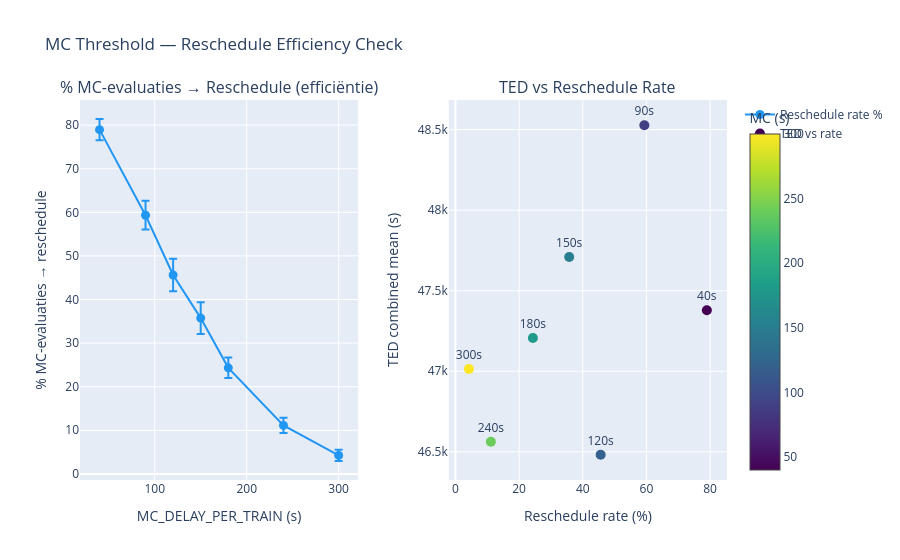

This figure's notebook cell:
### Code cell
import plotly.graph_objects as go
from plotly.subplots import make_subplots

efficiency = raw.copy()

# Correcte reschedule rate: n_rescheduled / n_evaluated (MC-evaluaties na beide frequentiechecks)
efficiency['reschedule_rate_%'] = (
    efficiency['n_rescheduled']
    / efficiency['n_evaluated'].replace(0, float('nan')) * 100
)

eff_agg = (
    efficiency
    .groupby('mc_delay_per_train')
    .agg(
        reschedule_rate_mean = ('reschedule_rate_%', 'mean'),
        reschedule_rate_std  = ('reschedule_rate_%', 'std'),
        n_rescheduled_mean   = ('n_rescheduled',     'mean'),
        n_evaluated_mean     = ('n_evaluated',        'mean'),
        n_skipped_mean       = ('n_skipped',          'mean'),
        n_fcfs_mean          = ('n_fcfs_fallback',    'mean'),
        TED_mean             = ('TED_combined',       'mean'),
    )
    .reset_index()
)

print("Reschedule efficiency per MC_DELAY_PER_TRAIN waarde:")
print(eff_agg[[
    'mc_delay_per_train', 'n_evaluated_mean', 'n_rescheduled_mean',
    'n_skipped_mean', 'n_fcfs_mean', 'reschedule_rate_mean', 'TED_mean'
]].round(2).to_string(index=False))

# ── Interactieve plot ─────────────────────────────────────────────────────────
fig = make_subplots(
    rows=1, cols=2,
    subplot_titles=[
        '% MC-evaluaties → Reschedule (efficiëntie)',
        'TED vs Reschedule Rate',
    ],
    horizontal_spacing=0.14,
)

mc_vals = eff_agg['mc_delay_per_train'].tolist()

def hover_eff(row):
    return (
        f"<b>MC={row['mc_delay_per_train']}s</b><br>"
        f"Reschedule rate: {row['reschedule_rate_mean']:.1f}% "
        f"(±{row['reschedule_rate_std']:.1f}%)<br>"
        f"MC-evaluaties:   {row['n_evaluated_mean']:.1f}<br>"
        f"→ rescheduled:   {row['n_rescheduled_mean']:.1f}<br>"
        f"→ skipped:       {row['n_skipped_mean']:.1f}<br>"
        f"→ fcfs fallback: {row['n_fcfs_mean']:.1f}<br>"
        f"TED mean:        {row['TED_mean']:.0f}s"
    )

hover_texts = eff_agg.apply(hover_eff, axis=1).tolist()

fig.add_trace(go.Scatter(
    x=mc_vals,
    y=eff_agg['reschedule_rate_mean'],
    error_y=dict(type='data', array=eff_agg['reschedule_rate_std'].tolist(), visible=True),
    mode='lines+markers',
    marker=dict(size=9, color='#2196F3'),
    line=dict(width=2),
    name='Reschedule rate %',
    hovertemplate='%{customdata}<extra></extra>',
    customdata=hover_texts,
), row=1, col=1)

fig.add_trace(go.Scatter(
    x=eff_agg['reschedule_rate_mean'],
    y=eff_agg['TED_mean'],
    mode='markers+text',
    marker=dict(
        size=10,
        color=mc_vals,
        colorscale='Viridis',
        colorbar=dict(title='MC (s)', x=1.02),
        showscale=True,
    ),
    text=[f"{v}s" for v in mc_vals],
    textposition='top center',
    name='TED vs rate',
    hovertemplate='%{customdata}<extra></extra>',
    customdata=hover_texts,
), row=1, col=2)

fig.update_xaxes(title_text='MC_DELAY_PER_TRAIN (s)', row=1, col=1)
fig.update_yaxes(title_text='% MC-evaluaties → reschedule', row=1, col=1)
fig.update_xaxes(title_text='Reschedule rate (%)', row=1, col=2)
fig.update_yaxes(title_text='TED combined mean (s)', row=1, col=2)
fig.update_layout(title_text='MC Threshold — Reschedule Efficiency Check')
fig.show()

### Figure 1 — Plotly figure (JSON) as saved in the notebook; plotly's stock layout.template omitted (floating-point values rounded to 4 significant figures)
{"data": [{"customdata": ["<b>MC=40.0s</b><br>Reschedule rate: 79.0% (±2.4%)<br>MC-evaluaties:   105.2<br>→ rescheduled:   83.0<br>→ skipped:       10807.5<br>→ fcfs fallback: 0.0<br>TED mean:        47379s", "<b>MC=90.0s</b><br>Reschedule rate: 59.3% (±3.3%)<br>MC-evaluaties:   117.2<br>→ rescheduled:   69.5<br>→ skipped:       10831.2<br>→ fcfs fallback: 0.0<br>TED mean:        48528s", "<b>MC=120.0s</b><br>Reschedule rate: 45.6% (±3.7%)<br>MC-evaluaties:   127.8<br>→ rescheduled:   58.2<br>→ skipped:       10831.5<br>→ fcfs fallback: 0.0<br>TED mean:        46482s", "<b>MC=150.0s</b><br>Reschedule rate: 35.7% (±3.6%)<br>MC-evaluaties:   136.9<br>→ rescheduled:   48.8<br>→ skipped:       10847.5<br>→ fcfs fallback: 0.0<br>TED mean:        47710s", "<b>MC=180.0s</b><br>Reschedule rate: 24.3% (±2.4%)<br>MC-evaluaties:   149.2<br>→ rescheduled:   36.2<br>→ skipped:       10867.5<br>→ fcfs fallback: 0.0<br>TED mean:        47207s", "<b>MC=240.0s</b><br>Reschedule rate: 11.1% (±1.7%)<br>MC-evaluaties:   166.7<br>→ rescheduled:   18.5<br>→ skipped:       10877.6<br>→ fcfs fallback: 0.0<br>TED mean:        46562s", "<b>MC=300.0s</b><br>Reschedule rate: 4.2% (±1.3%)<br>MC-evaluaties:   177.3<br>→ rescheduled:   7.5<br>→ skipped:       10899.9<br>→ fcfs fallback: 0.0<br>TED mean:        47014s"], "error_y": {"array": [2.443, 3.301, 3.74, 3.636, 2.352, 1.728, 1.271], "type": "data", "visible": true}, "hovertemplate": "%{customdata}<extra></extra>", "line": {"width": 2}, "marker": {"color": "#2196F3", "size": 9}, "mode": "lines+markers", "name": "Reschedule rate %", "type": "scatter", "x": [40, 90, 120, 150, 180, 240, 300], "xaxis": "x", "y": [78.97, 59.34, 45.62, 35.73, 24.33, 11.13, 4.246], "yaxis": "y"}, {"customdata": ["<b>MC=40.0s</b><br>Reschedule rate: 79.0% (±2.4%)<br>MC-evaluaties:   105.2<br>→ rescheduled:   83.0<br>→ skipped:       10807.5<br>→ fcfs fallback: 0.0<br>TED mean:        47379s", "<b>MC=90.0s</b><br>Reschedule rate: 59.3% (±3.3%)<br>MC-evaluaties:   117.2<br>→ rescheduled:   69.5<br>→ skipped:       10831.2<br>→ fcfs fallback: 0.0<br>TED mean:        48528s", "<b>MC=120.0s</b><br>Reschedule rate: 45.6% (±3.7%)<br>MC-evaluaties:   127.8<br>→ rescheduled:   58.2<br>→ skipped:       10831.5<br>→ fcfs fallback: 0.0<br>TED mean:        46482s", "<b>MC=150.0s</b><br>Reschedule rate: 35.7% (±3.6%)<br>MC-evaluaties:   136.9<br>→ rescheduled:   48.8<br>→ skipped:       10847.5<br>→ fcfs fallback: 0.0<br>TED mean:        47710s", "<b>MC=180.0s</b><br>Reschedule rate: 24.3% (±2.4%)<br>MC-evaluaties:   149.2<br>→ rescheduled:   36.2<br>→ skipped:       10867.5<br>→ fcfs fallback: 0.0<br>TED mean:        47207s", "<b>MC=240.0s</b><br>Reschedule rate: 11.1% (±1.7%)<br>MC-evaluaties:   166.7<br>→ rescheduled:   18.5<br>→ skipped:       10877.6<br>→ fcfs fallback: 0.0<br>TED mean:        46562s", "<b>MC=300.0s</b><br>Reschedule rate: 4.2% (±1.3%)<br>MC-evaluaties:   177.3<br>→ rescheduled:   7.5<br>→ skipped:       10899.9<br>→ fcfs fallback: 0.0<br>TED mean:        47014s"], "hovertemplate": "%{customdata}<extra></extra>", "marker": {"color": [40, 90, 120, 150, 180, 240, 300], "colorbar": {"title": {"text": "MC (s)"}, "x": 1.02}, "colorscale": [[0, "#440154"], [0.1111, "#482878"], [0.2222, "#3e4989"], [0.3333, "#31688e"], [0.4444, "#26828e"], [0.5556, "#1f9e89"], [0.6667, "#35b779"], [0.7778, "#6ece58"], [0.8889, "#b5de2b"], [1, "#fde725"]], "showscale": true, "size": 10}, "mode": "markers+text", "name": "TED vs rate", "text": ["40s", "90s", "120s", "150s", "180s", "240s", "300s"], "textposition": "top center", "type": "scatter", "x": [78.97, 59.34, 45.62, 35.73, 24.33, 11.13, 4.246], "xaxis": "x2", "y": [47380.0, 48530.0, 46480.0, 47710.0, 47210.0, 46560.0, 47010.0], "yaxis": "y2"}], "layout": {"annotations": [{"font": {"size": 16}, "showarrow": false, "text": "% MC-evaluaties → Reschedule (efficiëntie)", "x": 0.215, "xanchor": "center", "xref": "paper", "y": 1, "yanchor": "bottom", "yref": "paper"}, {"font": {"size": 16}, "showarrow": false, "text": "TED vs Reschedule Rate", "x": 0.785, "xanchor": "center", "xref": "paper", "y": 1, "yanchor": "bottom", "yref": "paper"}], "title": {"text": "MC Threshold — Reschedule Efficiency Check"}, "xaxis": {"anchor": "y", "domain": [0, 0.43], "title": {"text": "MC_DELAY_PER_TRAIN (s)"}}, "xaxis2": {"anchor": "y2", "domain": [0.57, 1], "title": {"text": "Reschedule rate (%)"}}, "yaxis": {"anchor": "x", "domain": [0, 1], "title": {"text": "% MC-evaluaties → reschedule"}}, "yaxis2": {"anchor": "x2", "domain": [0, 1], "title": {"text": "TED combined mean (s)"}}}}
